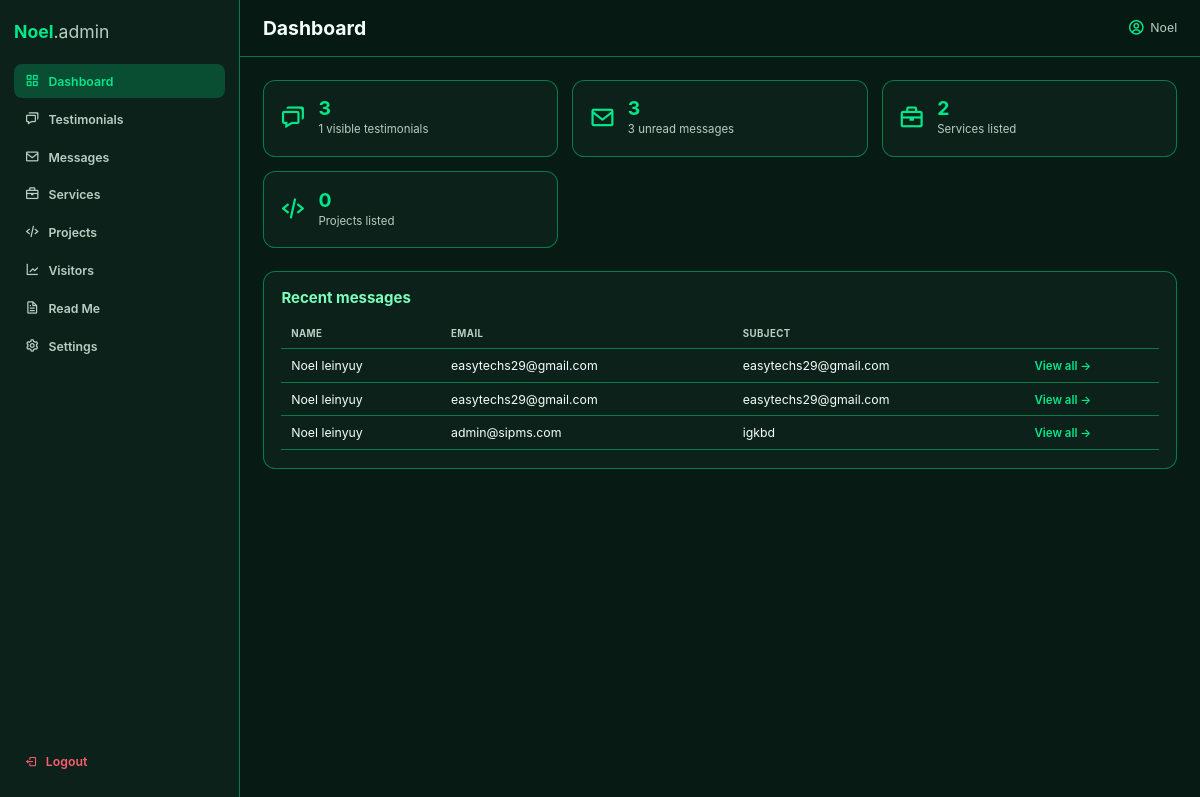
The app's page /admin_dashboard.php (signed in) with its own data.
### tables this page shows
CREATE TABLE `portfolio_messages` (
  `MessageID` int(11) NOT NULL,
  `FullName` varchar(100) NOT NULL,
  `Email` varchar(150) NOT NULL,
  `Phone` varchar(30) DEFAULT NULL,
  `Subject` varchar(200) DEFAULT NULL,
  `Message` text NOT NULL,
  `Status` enum('Unread','Read','Replied') DEFAULT 'Unread',
  `Reply` text DEFAULT NULL,
  `CreatedAt` timestamp NOT NULL DEFAULT current_timestamp(),
  `RepliedAt` timestamp NULL DEFAULT NULL,
  `IsRead` tinyint(1) NOT NULL DEFAULT 0,
  `IsReplied` tinyint(1) NOT NULL DEFAULT 0
);

### admin_dashboard.php (the view, shortened to what this page needs)
<?php
require_once "db.php";
$adminName = $_SESSION["admin_name"] ?? "Admin";
function count_rows(mysqli $conn, string $sql): int
{
    $result = @$conn->query($sql);
    $row = $result->fetch_assoc();
    return (int) ($row["c"] ?? 0);
}
$testimonialTotal = count_rows($conn, "SELECT COUNT(*) c FROM portfolio_testimonials");
$testimonialVisible = count_rows($conn, "SELECT COUNT(*) c FROM portfolio_testimonials WHERE Status='Visible'");
$messageTotal = count_rows($conn, "SELECT COUNT(*) c FROM portfolio_messages");
$serviceTotal = count_rows($conn, "SELECT COUNT(*) c FROM portfolio_services");
$projectTotal = count_rows($conn, "SELECT COUNT(*) c FROM portfolio_projects");
$hasIsRead = $conn->query("SHOW COLUMNS FROM portfolio_messages LIKE 'IsRead'")->num_rows > 0;
$hasMessageId = $conn->query("SHOW COLUMNS FROM portfolio_messages LIKE 'MessageID'")->num_rows > 0;
$messageUnread = $hasIsRead
    ? count_rows($conn, "SELECT COUNT(*) c FROM portfolio_messages WHERE IsRead = 0")
    : 0;
$orderCol = $hasMessageId ? "MessageID" : "1";
$recentMessages = $conn->query("SELECT * FROM portfolio_messages ORDER BY $orderCol DESC LIMIT 5");
?>
<!DOCTYPE html>
<html lang="en">
<head>
    <link href="css/boxicons.min.css" rel="stylesheet" />
    <link rel="stylesheet" href="css/style.css">
    <link rel="stylesheet" href="css/admin.css">
</head>
<body>
    <div class="admin-shell">
        <aside class="admin-sidebar" id="admin-sidebar">
            <div class="admin-logo">Noel<span>.admin</span></div>
            <nav class="admin-nav">
                <a href="admin_dashboard.php" class="active"><i class="bx bx-grid-alt"></i> Dashboard</a>
                <a href="admin_testimonials.php"><i class="bx bx-chat"></i> Testimonials</a>
                <a href="admin_messages.php"><i class="bx bx-envelope"></i> Messages</a>
                <a href="admin_services.php"><i class="bx bx-briefcase"></i> Services</a>
                <a href="admin_projects.php"><i class="bx bx-code-alt"></i> Projects</a>
                <a href="admin_visitors.php"><i class="bx bx-line-chart"></i> Visitors</a>
                <a href="admin_readme.php"><i class="bx bx-file"></i> Read Me</a>
                <a href="admin_settings.php"><i class="bx bx-cog"></i> Settings</a>
            </nav>
            <a href="admin_logout.php" class="admin-logout"><i class="bx bx-log-out"></i> Logout</a>
        </aside>
        <div class="admin-main">
            <header class="admin-topbar">
                <h1>Dashboard</h1>
                <div class="admin-user">
                    <i class="bx bx-user-circle"></i>
                    <?php echo htmlspecialchars($adminName); ?>
                </div>
            </header>
            <main class="admin-content">
                <div class="stat-grid">
                    <div class="stat-card">
                        <i class="bx bx-chat"></i>
                        <div>
                            <span><?php echo $testimonialTotal; ?></span>
                            <p><?php echo $testimonialVisible; ?> visible testimonials</p>
                        </div>
                    </div>
                    <div class="stat-card">
                        <i class="bx bx-envelope"></i>
                        <div>
                            <span><?php echo $messageTotal; ?></span>
                            <p><?php echo $messageUnread; ?> unread messages</p>
                        </div>
                    </div>
                    <div class="stat-card">
                        <i class="bx bx-briefcase"></i>
                        <div>
                            <span><?php echo $serviceTotal; ?></span>
                            <p>Services listed</p>
                        </div>
                    </div>
                    <div class="stat-card">
                        <i class="bx bx-code-alt"></i>
                        <div>
                            <span><?php echo $projectTotal; ?></span>
                            <p>Projects listed</p>
                        </div>
                    </div>
                </div>
                <div class="admin-panel">
                    <h2>Recent messages</h2>
                    <table class="admin-table">
                        <thead>
                            <tr>
                                <th>Name</th>
                                <th>Email</th>
                                <th>Subject</th>
                                <th></th>
                            </tr>
                        </thead>
                        <tbody>
                            <?php if ($recentMessages && $recentMessages->num_rows > 0): ?>
                                <?php while ($m = $recentMessages->fetch_assoc()): ?>
                                    <tr>
                                        <td><?php echo htmlspecialchars($m["FullName"]); ?></td>
                                        <td><?php echo htmlspecialchars($m["Email"]); ?></td>
                                        <td><?php echo htmlspecialchars($m["Subject"] ?: "—"); ?></td>
                                        <td><a href="admin_messages.php" class="btn-link">View all →</a></td>
                                    </tr>
                                <?php endwhile; ?>
                            <?php else: ?>
                                <tr>
                                    <td colspan="4">No messages yet.</td>
                                </tr>
                            <?php endif; ?>
                        </tbody>
                    </table>
                </div>
            </main>
        </div>
    </div>
</body>
</html>

### css/style.css (style rules this page uses)
* { margin: 0; padding: 0; box-sizing: border-box; text-decoration: none; border: none; outline: none; scroll-behavior: smooth; font-family: -apple-system, BlinkMacSystemFont, "Segoe UI", Roboto, Arial, sans-serif; }
.bx, [class^="bx-"], [class*=" bx-"] { font-family: "boxicons" !important; font-style: normal; font-weight: normal; font-variant: normal; text-transform: none; line-height: 1; -webkit-font-smoothing: antialiased; -moz-osx-font-smoothing: grayscale; }
html { font-size: 62.5%; overflow-x: hidden; }
body { background-color: var(--bg-color); color: var(--text-color); transition: background-color 0.4s ease, color 0.4s ease; }
h1, h2, h3, h4, h5, h6, p { color: var(--text-color); transition: color 0.4s ease; }
p { line-height: 1.7; }
:root { --bg-color: #071a14; --snd-bg-color: #102c21; --card-color: #0b2119; --text-color: #f5fff9; --muted-text-color: #b9cfc4; --main-color: #00e889; --accent-color: #7affbd; --border-color: rgba(0, 232, 137, 0.45); --input-bg: #0a2118; --header-bg: rgba(7, 26, 20, 0.96); --shadow-color: rgba(0, 232, 137, 0.22); }
span { color: var(--main-color); }
@media (max-width: 1200px) { html { font-size: 55%; } }

### css/admin.css (style rules this page uses)
.admin-shell { display: flex; min-height: 100vh; }
.admin-sidebar { width: 240px; background: var(--card-color); border-right: 0.2rem solid var(--border-color); position: fixed; top: 0; left: 0; bottom: 0; display: flex; flex-direction: column; padding: 2.4rem 1.6rem; z-index: 1000; transition: left 0.3s ease, background-color 0.4s ease, border-color 0.4s ease; }
.admin-logo { font-size: 2rem; font-weight: 700; color: var(--main-color); margin-bottom: 2.5rem; }
.admin-logo span { color: var(--muted-text-color); font-weight: 400; }
.admin-nav { display: flex; flex-direction: column; gap: 0.4rem; flex: 1; }
.admin-nav a { display: flex; align-items: center; gap: 1rem; padding: 1.1rem 1.2rem; border-radius: 0.9rem; color: var(--muted-text-color); font-weight: 600; font-size: 1.4rem; transition: background-color 0.2s ease, color 0.2s ease; }
.admin-nav a i { font-size: 1.7rem; }
.admin-nav a:hover, .admin-nav a.active { background: var(--shadow-color); color: var(--main-color); }
.admin-logout { display: flex; align-items: center; gap: 1rem; color: #ff5c72; font-weight: 600; font-size: 1.4rem; padding: 1.1rem 1.2rem; }
.admin-main { margin-left: 240px; flex: 1; min-height: 100vh; }
.admin-topbar { display: flex; align-items: center; gap: 1.2rem; padding: 1.8rem 2.6rem; border-bottom: 0.2rem solid var(--border-color); position: sticky; top: 0; background: var(--header-bg); backdrop-filter: blur(10px); z-index: 10; transition: background-color 0.4s ease, border-color 0.4s ease; }
.admin-topbar h1 { font-size: 2.2rem; flex: 1; }
.admin-user { display: flex; align-items: center; gap: 0.6rem; color: var(--muted-text-color); font-size: 1.4rem; }
.admin-user i { font-size: 2rem; color: var(--main-color); }
.admin-content { padding: 2.6rem; }
.stat-grid { display: grid; grid-template-columns: repeat(auto-fit, minmax(220px, 1fr)); gap: 1.6rem; margin-bottom: 2.6rem; }
.stat-card { background: var(--card-color); border: 0.2rem solid var(--border-color); border-radius: 1.4rem; padding: 1.8rem; display: flex; align-items: center; gap: 1.4rem; transition: border-color 0.4s ease, transform 0.4s ease, box-shadow 0.4s ease; }
.stat-card i { font-size: 3rem; color: var(--main-color); }
.stat-card span { font-size: 2.2rem; font-weight: 700; display: block; }
.stat-card p { color: var(--muted-text-color); font-size: 1.3rem; margin: 0; }
.admin-panel { background: var(--card-color); border: 0.2rem solid var(--border-color); border-radius: 1.4rem; padding: 2rem; margin-bottom: 2.4rem; }
.admin-panel h2 { font-size: 1.7rem; margin-bottom: 1.4rem; color: var(--accent-color); }
.admin-table { width: 100%; border-collapse: collapse; }
.admin-table th, .admin-table td { text-align: left; padding: 1rem 1.1rem; border-bottom: 1px solid var(--border-color); font-size: 1.4rem; }
.admin-table th { color: var(--muted-text-color); text-transform: uppercase; font-size: 1.1rem; letter-spacing: 0.05rem; }
.btn-link { color: var(--main-color); font-weight: 600; font-size: 1.3rem; }

### records on screen
portfolio_messages: FullName "Noel leinyuy", Email "easytechs29@gmail.com", Subject "easytechs29@gmail.com"
portfolio_messages: FullName "Noel leinyuy", Email "easytechs29@gmail.com", Subject "easytechs29@gmail.com"
portfolio_messages: FullName "Noel leinyuy", Email "admin@sipms.com", Subject "igkbd"

### other values on screen
$adminName "Noel"
$testimonialTotal "3"
$testimonialVisible "1"
$messageTotal "3"
$messageUnread "3"
$serviceTotal "2"
$projectTotal "0"
